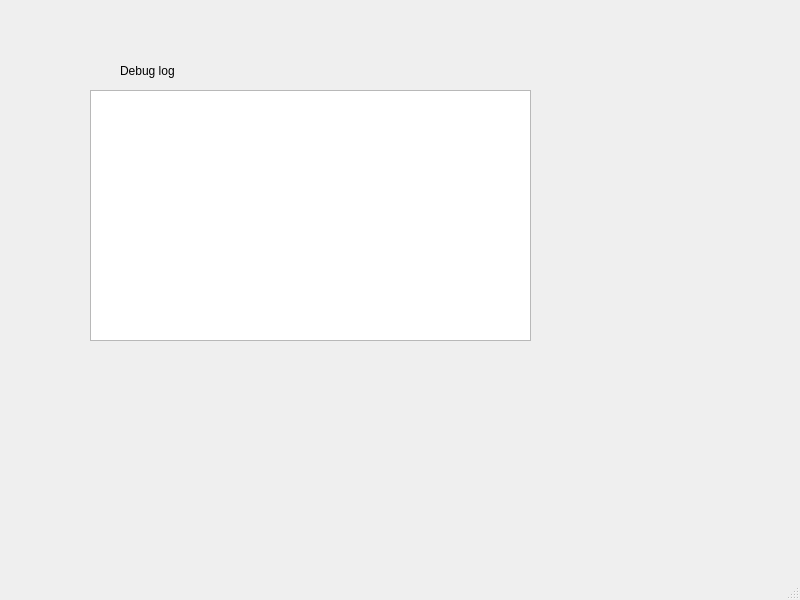
<?xml version="1.0" encoding="UTF-8"?>
<ui version="4.0">
 <class>MainWindow</class>
 <widget class="QMainWindow" name="MainWindow">
  <property name="geometry">
   <rect>
    <x>0</x>
    <y>0</y>
    <width>800</width>
    <height>600</height>
   </rect>
  </property>
  <property name="windowTitle">
   <string>MainWindow</string>
  </property>
  <widget class="QWidget" name="centralwidget">
   <widget class="QTextEdit" name="textEdit">
    <property name="geometry">
     <rect>
      <x>90</x>
      <y>90</y>
      <width>441</width>
      <height>251</height>
     </rect>
    </property>
   </widget>
   <widget class="QLabel" name="label">
    <property name="geometry">
     <rect>
      <x>120</x>
      <y>60</y>
      <width>81</width>
      <height>21</height>
     </rect>
    </property>
    <property name="text">
     <string>Debug log</string>
    </property>
   </widget>
  </widget>
  <widget class="QMenuBar" name="menubar">
   <property name="geometry">
    <rect>
     <x>0</x>
     <y>0</y>
     <width>800</width>
     <height>30</height>
    </rect>
   </property>
  </widget>
  <widget class="QStatusBar" name="statusbar"/>
 </widget>
 <resources/>
 <connections/>
</ui>
